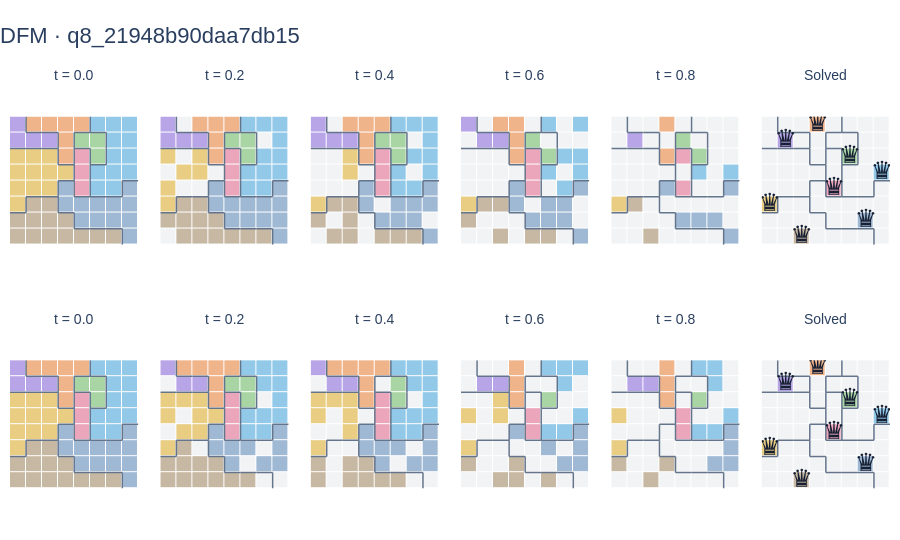
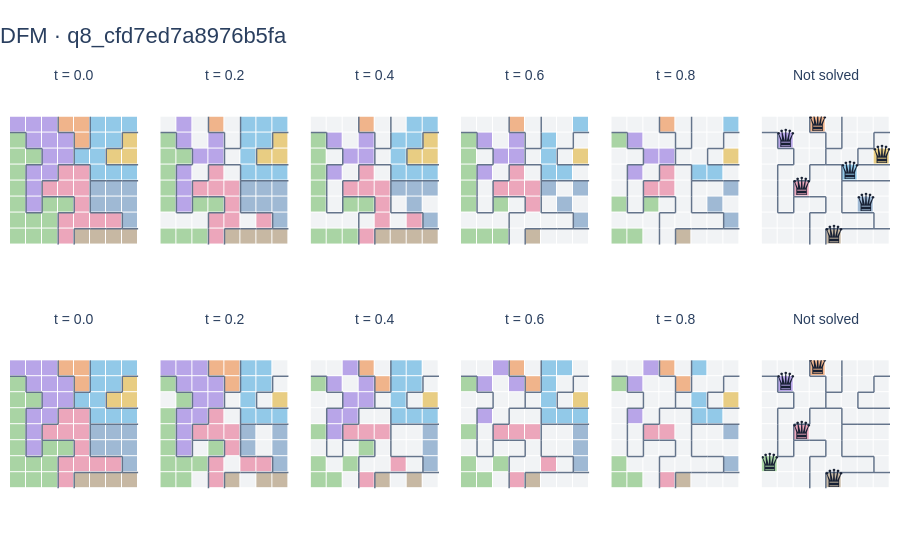
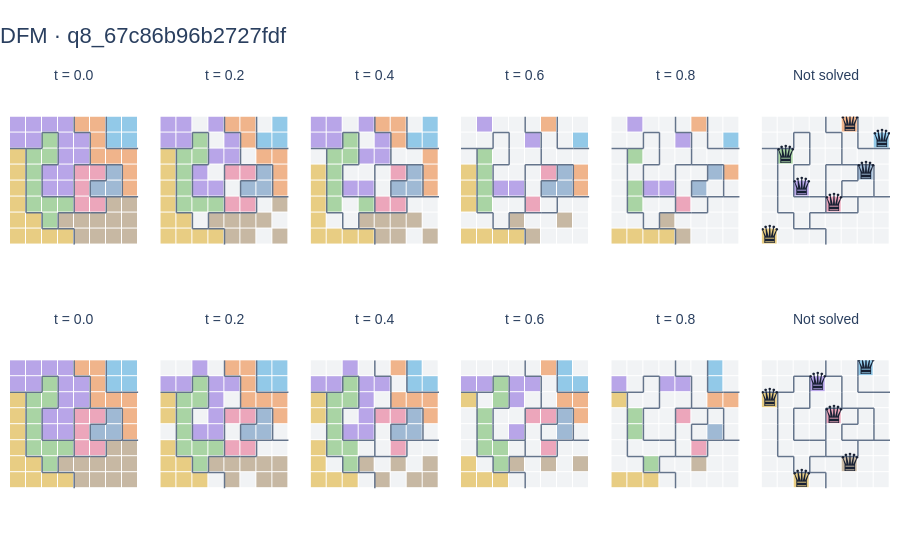

The cell these charts' notebook holds for them, in order:
### Markdown cell above
## 3. Solution trajectories

Start from the complete coloring. At each step, evaluate $p_\theta(x_1\mid x_t,t)$
and independently erase each still-colored cell with probability

$$
\frac{\Delta t}{1-t}\,p_\theta(x_1^i=\mathrm{EMPTY}\mid x_t,t).
$$

Below are unfiltered attempts on the first three held-out puzzles: 100 steps per
attempt, no search or constraint repair. Region outlines are drawn for visualization
only; erased colors are not passed back into the model.

### Code cell
if run.global_step < 1:
    raise RuntimeError("Train or load the model before sampling.")
N_TRAJECTORY_PUZZLES = 3
TRAJECTORY_ATTEMPTS = 2
CAPTURE_STEPS = tuple(sorted(set(np.rint(np.linspace(0, FLOW_STEPS, 6)).astype(int))))
for number, index in enumerate(splits["test"][:N_TRAJECTORY_PUZZLES]):
    board = regions[int(index)]
    initial_states = np.repeat(board[None], TRAJECTORY_ATTEMPTS, axis=0)
    prediction, snapshots = sample_queens_dfm(
        model,
        initial_states,
        steps=FLOW_STEPS,
        seed=SEED + 600 + number,
        capture_steps=CAPTURE_STEPS,
    )
    solved = solution_checks(initial_states, prediction.numpy())["solved"]
    titles = [
        (
            f"t = {step / FLOW_STEPS:.1f}"
            if step < FLOW_STEPS
            else ("Solved" if solved[attempt] else "Not solved")
        )
        for attempt in range(TRAJECTORY_ATTEMPTS)
        for step in CAPTURE_STEPS
    ]
    fig = make_subplots(
        rows=TRAJECTORY_ATTEMPTS,
        cols=len(CAPTURE_STEPS),
        subplot_titles=titles,
        horizontal_spacing=0.025,
        vertical_spacing=0.12,
    )
    for attempt in range(TRAJECTORY_ATTEMPTS):
        for col, step in enumerate(CAPTURE_STEPS, 1):
            add_board(
                fig,
                snapshots[step][attempt].numpy(),
                board,
                attempt + 1,
                col,
                queens=step == FLOW_STEPS,
            )
    style_boards(
        fig, f"DFM · {puzzles['ids'][int(index)]}", rows=TRAJECTORY_ATTEMPTS
    ).show(
        config=PLOT_CONFIG,
    )
